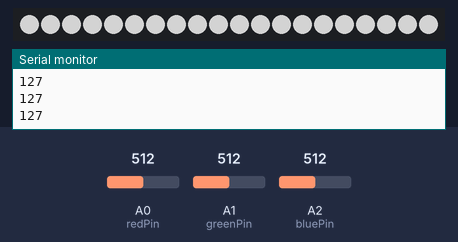
A sketch run on a simulated Arduino Uno, built with avr-gcc and run on an emulated ATmega328P. Parts: 20 RGB LEDs in strip order, left to right, the last lines printed to the serial monitor. The test bench sets the inputs (shaded band); at power-on: A0 (redPin) = 512, A1 (greenPin) = 512, A2 (bluePin) = 512. Dim RGB values are drawn brighter than linear.

Above: at 4.2 s.
4.3 s: A0 (redPin) set to 716
5.9 s: A1 (greenPin) set to 306
At 6.6 s:
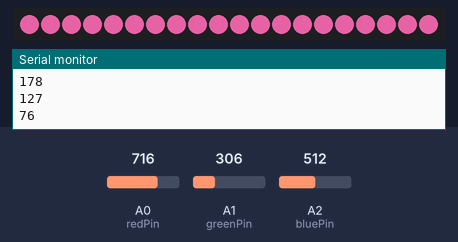
7.5 s: A2 (bluePin) set to 900
At 8.8 s:
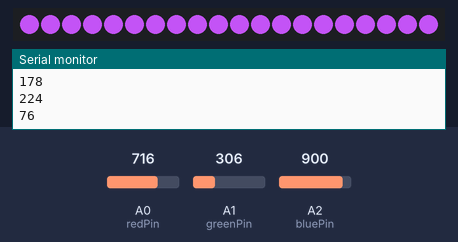
9.1 s: A2 (bluePin) set to 1023
10.7 s: A0 (redPin) set to 122
At 12.0 s:
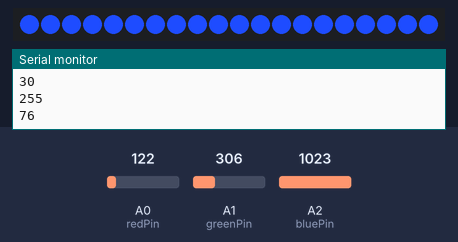
12.3 s: A1 (greenPin) set to 716
At 13.4 s:
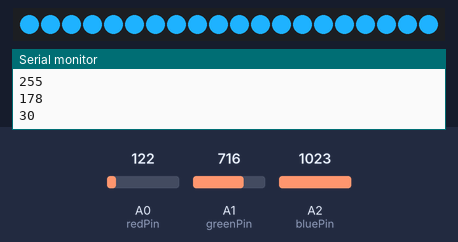
Timing chart, 0 to 14.9 s (numbered marks = the images above; inputs shaded):
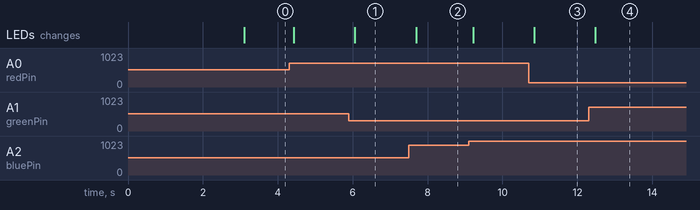

The sketch:

LEDPot.ino
```cpp
#include "FastLED.h"

//https://www.sparkfun.com/products/14555

// How many leds in your strip?
#define NUM_LEDS 20 //# of segments on the LED Neon Flex Rope
#define DATA_PIN 5

// Define the array of leds
CRGB leds[NUM_LEDS];
//define potentiometer pins, one potentiometer for R, G, and B
int redPin = A0;    // select the input pin for the potentiometer
int greenPin = A1;
int bluePin = A2;

int red = 0;       // variable to store the value coming from the sensor
int blue = 0;
int green = 0;

int rangePot = 1023;
int rangeRGB = 255;
int lowerBound = 0;

void setup() {
  Serial.begin(9600); //declare baud rate
  delay( 3000 ); // power-up safety delay
  // put your setup code here, to run once:
  FastLED.addLeds<UCS1903, DATA_PIN, BRG>(leds, NUM_LEDS);
  for(int i = 0; i < NUM_LEDS; ++i) {
    leds[i] = CRGB::Gray;
  }
}

void loop() {

  //read POTs, get RGB
  red = analogRead(redPin);
  green = analogRead(greenPin);
  blue = analogRead(bluePin);

  red = map(red, lowerBound, rangePot, lowerBound, rangeRGB);
  green = map(green, lowerBound, rangePot, lowerBound, rangeRGB);
  blue = map(blue, lowerBound, rangePot, lowerBound, rangeRGB);


  for(int i = 0; i < NUM_LEDS; ++i) {
    leds[i] = CRGB(red, green, blue);
  }
  Serial.println(red);
  Serial.println(blue);
  Serial.println(green);

  delay(100);
  FastLED.show();

}
```

Measured:
- after the input at 5.9 s, the LEDs: change after 0.16 s (image 1)
- after the input at 7.5 s, the LEDs: change after 0.19 s (image 2)
- after the input at 10.7 s, the LEDs: change after 0.15 s (image 3)
- after the input at 12.3 s, the LEDs: change after 0.18 s (image 4)
